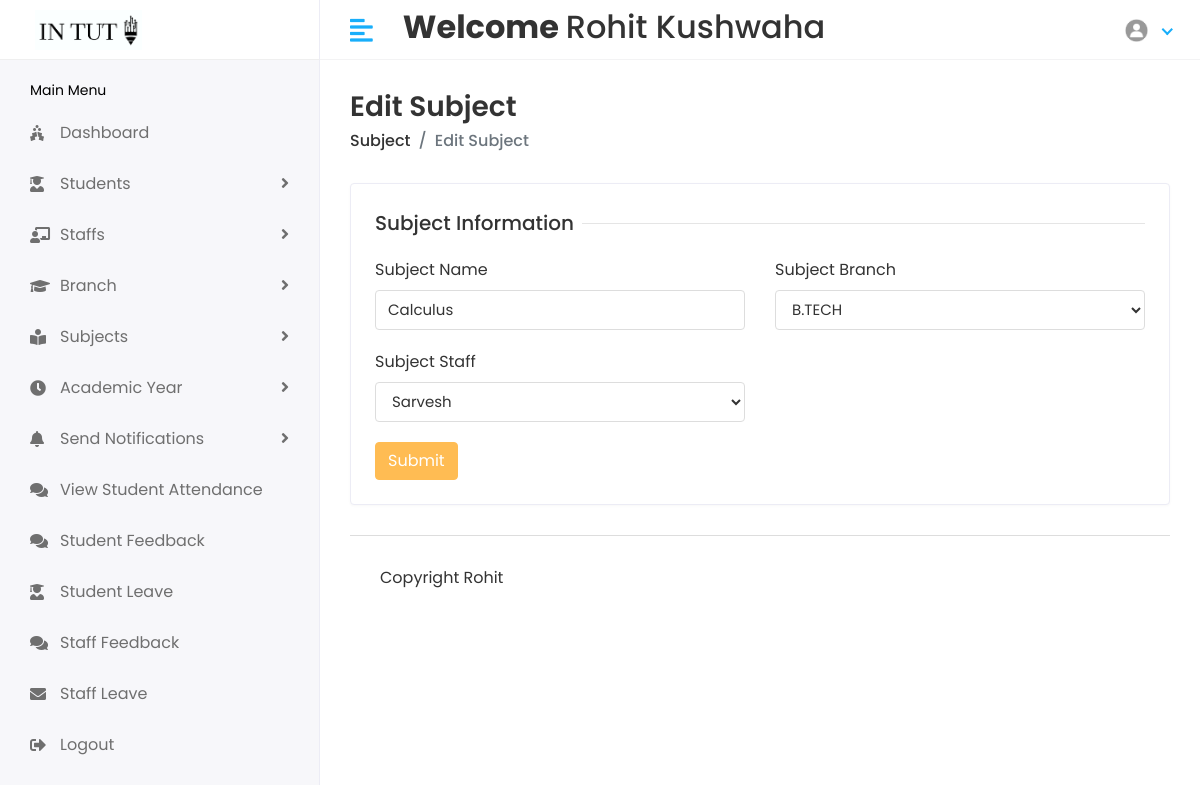
/Hod/subject/edit/1 (signed in), run on the app's committed database.
### stuapp/models.py (models this page shows, shortened)
class CustomUser(AbstractUser):
    USER={
        (1,'HOD'),(2,'STAFF'),(3,'STUDENT')
    }
    user_type=models.CharField(choices=USER,max_length=100,default=1)
    profile_pic=models.ImageField(upload_to='media/profile_pic')

class Subject(models.Model):
    name=models.CharField(max_length=100)
    branch=models.ForeignKey(Branch,on_delete=models.CASCADE)
    staff=models.ForeignKey(Staff,on_delete=models.CASCADE)
    created_at=models.DateField(auto_now_add=True)
    updated_at=models.DateField(auto_now=True)

class Branch(models.Model):
    name=models.CharField(max_length=100)
    created_at=models.DateTimeField(auto_now_add=True)
    updated_at=models.DateTimeField(auto_now=True)
    def __str__(self):
        return self.name

class Staff(models.Model):
    admin=models.OneToOneField(CustomUser,on_delete=models.CASCADE)
    gender=models.CharField(max_length=10)
    address=models.TextField()
    created_at=models.DateField(auto_now_add=True)
    updated_at=models.DateField(auto_now=True)
    dob=models.DateField(default=datetime.now)
    mobile=models.CharField(max_length=100,default="0")
    altmobile=models.CharField(max_length=100,default="0")
    def __str__(self):
        return self.admin.first_name

### student/hodviews.py (the view)
# urls.py: path('Hod/subject/edit/<str:id>',hodviews.editsubject,name='editsubject'),
@login_required(login_url='/')
def editsubject(request,id):
    subject=Subject.objects.get(id=id)
    staff=Staff.objects.all()
    branch=Branch.objects.all()
    return render(request,'hod/editsubject.html',{'subject':subject,'staff':staff,'branch':branch})

### templates/hod/editsubject.html (shortened to what this page needs)
{% extends 'base.html' %}
{% block content %}
<div class="page-header">
    <div class="row align-items-center">
        <div class="col">
            <h3 class="page-title">Edit Subject</h3>
            <ul class="breadcrumb">
                <li class="breadcrumb-item"><a href="subjects.html">Subject</a></li>
                <li class="breadcrumb-item active">Edit Subject</li>
            </ul>
        </div>
    </div>
</div>
<div class="row">
    <div class="col-sm-12">
        <div class="card">
            <div class="card-body">
                <form action="{% url 'updatesubject' %}" method="post">
                    <div class="row">
                        <div class="col-12">
                            <h5 class="form-title"><span>Subject Information</span></h5>
                        </div>
                        <div class="col-12 col-sm-6">
                            <div class="form-group">
                                <label>Subject Name</label>
                                <input type="text" class="form-control" name='name' value="{{subject.name}}">
                            </div>
                        </div>
                        <div class="col-12 col-sm-6">
                            <div class="form-group">
                                <label>Subject Branch</label>
                                <select class="form-control" name="branch_id" required>
                                    <option value="{{subject.branch.id}}"> {{subject.branch}}</option>
                                </select>
                            </div>
                        </div>
                        <div class="col-12 col-sm-6">
                            <div class="form-group">
                                <label>Subject Staff</label>
                                <select class="form-control" name="staff_id" required>
                                    <option value="{{subject.staff.id}}"> {{subject.staff}}</option>
                                </select>
                            </div>
                        </div>
                        <div class="col-12">
                            <button type="submit" class="btn btn-primary">Submit</button>
                        </div>
                    </div>
                </form>
            </div>
        </div>
    </div>
</div>
{% endblock content %}

### templates/includes/header.html (shortened to what this page needs)
{% load static %}
<div class="header" >
    <div class="header-left" style="background-color:white">
        {% if user.user_type == '1' %}
        <a href="{% url 'hodhome'%}" class="logo container" >
            <img src="{% static 'assets/img/logo1big.png'%}" width="300px" height="100px" alt="Logo">
        </a>
        {% elif user.user_type == '2' %}
        <a href="{% url 'staffhome'%}" class="logo">
            <img src="{% static 'assets/img/logo1big.png'%}" alt="Logo">
        </a>
        {% else %}
        <a href="{% url 'studenthome'%}" class="logo">
            <img src="{% static 'assets/img/logo1big.png'%}" alt="Logo">
        </a>
        {% endif %}
    </div>
    <a href="javascript:void(0);" id="toggle_btn">
        <i class="fas fa-align-left"></i>
    </a>
    <div class="top-nav-search my-2">
        <h2><strong> Welcome </strong> {{user.first_name}} {{user.last_name}} </h2>
    </div>
    <ul class="nav user-menu">
        <li class="nav-item dropdown has-arrow">
            <a href="#" class="dropdown-toggle nav-link" data-toggle="dropdown">
                {% if user.profile_pic == "" %}
                <span class="user-img"><img class="rounded-circle" src="{% static 'assets/img/noimg.jpg' %}" width="31"
                        ></span>
                {% else %}
                <span class="user-img"><img class="rounded-circle" src="/{{user.profile_pic}}" width="31"
                        alt="Ryan Taylor"></span>
                {% endif %}
            </a>
        </li>
    </ul>
</div>

### static/assets/css/style.css (style rules this page uses)
html { height: 100%; }
body { background-color: #fff; color: #333; font-family: 'Poppins', sans-serif; font-size: 1rem; height: 100%; line-height: 1.5; overflow-x: hidden; }
h1, h2, h3, h4, h5, h6 { font-family: 'Poppins', sans-serif; margin-top: 0; }
.form-control { border: 1px solid #ddd; box-shadow: none; color: #333; font-size: 15px; height: 40px; }
a { color: #009ce7; }
input, button, a { transition: all 0.4s ease; -moz-transition: all 0.4s ease; -o-transition: all 0.4s ease; -ms-transition: all 0.4s ease; -webkit-transition: all 0.4s ease; }
input, input:focus, button, button:focus { outline: none; }
input[type=text], input[type=password] { -webkit-appearance: none; -moz-appearance: none; appearance: none; }
.form-group { margin-bottom: 1.25rem; }
ul, ol { padding: 0px; list-style: none; }
.btn-primary { background-color: #FFBC53; border: 1px solid #FFBC53; }
.card { border: 1px solid #ececf5; box-shadow: 0 1px 3px 0 rgba(0, 0, 0, 0.03); margin-bottom: 1.875rem; }
.card-body { padding: 1.5rem; }
.header { background-color: #fff; border-bottom: 1px solid #f3f3f4; left: 0; position: fixed; right: 0; top: 0; z-index: 1001; height: 60px; }
.header .header-left { float: left; height: 60px; padding: 0 20px; position: relative; width: 320px; z-index: 1; transition: all 0.2s ease-in-out; background-color: #f7f7fa; border-bottom: 1px solid #efefef; border-right: 1px solid #ececf5; display: flex; align-items: center; }
.header .header-left .logo { display: inline-block; line-height: 60px; }
.header .header-left .logo img { max-height: 40px; width: auto; }
.header .dropdown-toggle:after { display: none; }
.header .has-arrow .dropdown-toggle:after { border-top: 0; border-left: 0; border-bottom: 2px solid #18aefa; border-right: 2px solid #18aefa; content: ''; height: 8px; display: inline-block; pointer-events: none; -webkit-transform-origin: 66% 66%; -ms-transform-origin: 66% 66%; transform-origin: 66% 66%; -webkit-transform: rotate(45deg); -ms-transform: rotate(45deg); transform: rotate(45deg); -webkit-transition: all 0.15s ease-in-out; transition: all 0.15s ease-in-out; width: 8px; vertical-align: 0px; }
.user-menu { float: right; margin: 0; position: relative; z-index: 99; padding-right: 15px; }
.user-menu.nav > li > a { color: #a0a0a0; font-size: 14px; line-height: 58px; padding: 0 15px; height: 60px; }
.user-img { margin-right: 3px; position: relative; }
.top-nav-search { float: left; margin-left: 15px; }
.page-header { margin-bottom: 1.875rem; }
.page-header .breadcrumb { background-color: transparent; color: #6c757d; font-size: 1rem; font-weight: 500; margin-bottom: 0; padding: 0; }
.page-header .breadcrumb a { color: #333; }
.page-title { font-size: 28px; font-weight: 600; color: #333; margin-bottom: 5px; }
.form-title { width: 100%; max-width: 100%; padding: 0; font-size: 1.25rem; font-weight: 500; line-height: inherit; color: #333; white-space: normal; position: relative; display: block; margin-bottom: 20px; }
.form-title:before { content: ""; position: absolute; left: 0px; right: 0px; height: 1px; top: 50%; background-color: rgba(0, 0, 0, 0.1); }
.form-title span { padding: 0px 0.5rem 0 0; background-color: #fff; display: inline-block; z-index: 2; position: relative; }
@media (min-width: 992px) { #toggle_btn { align-items: center; color: #18aefa; display: inline-flex; float: left; font-size: 26px; height: 60px; justify-content: center; margin-left: 15px; padding: 0 15px; } }

### data on the page
CustomUser: first_name "Rohit", last_name "Kushwaha", profile_pic (placeholder picture)
Subject: name "Calculus", branch_id "B.TECH", staff_id "Sarvesh"
